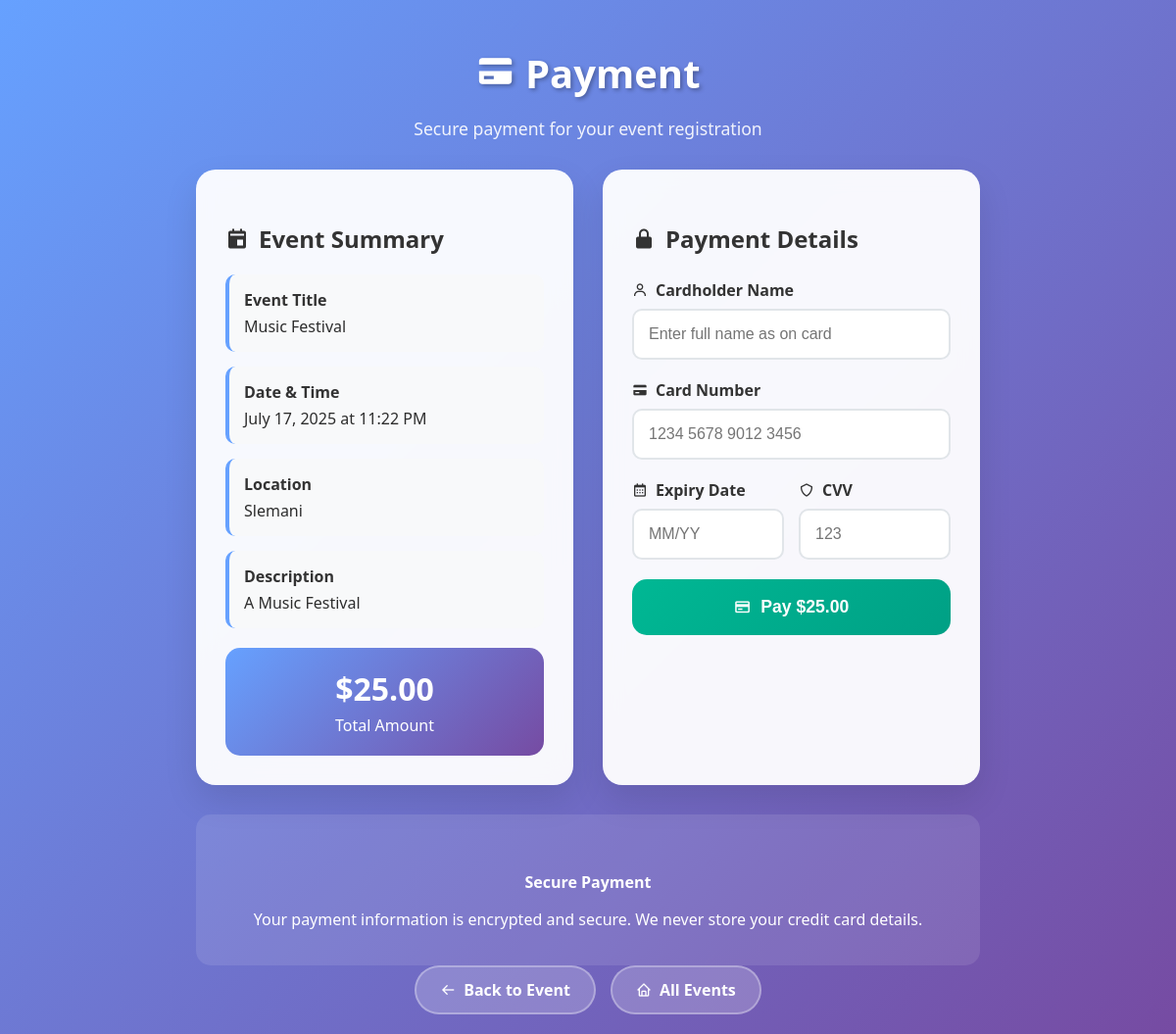
Screenshot of /payment.php?event_id=43 with the database file from the repository.
### tables this page shows
CREATE TABLE `events` (
  `id` int NOT NULL AUTO_INCREMENT,
  `title` varchar(255) NOT NULL,
  `description` text NOT NULL,
  `date` date NOT NULL,
  `time` time NOT NULL,
  `location` varchar(255) NOT NULL,
  `image` varchar(255) DEFAULT NULL,
  `category` varchar(100) NOT NULL,
  `visibility` enum('public','private','invite-only') NOT NULL DEFAULT 'public',
  `price` decimal(10,2) DEFAULT '0.00',
  `recurring` enum('no','daily','weekly','monthly') NOT NULL DEFAULT 'no',
  `agenda` text,
  `speakers` text,
  `sponsors` text,
  `organizer_username` varchar(255) DEFAULT NULL,
  `created_at` timestamp NOT NULL DEFAULT CURRENT_TIMESTAMP,
  `updated_at` timestamp NOT NULL DEFAULT CURRENT_TIMESTAMP ON UPDATE CURRENT_TIMESTAMP,
  PRIMARY KEY (`id`)
);

### payment.php (the view, shortened to what this page needs)
<?php
$host = 'localhost';
$port = 3306;
$dbname = 'eventa';
$username = 'root';
$password = '12345';
try {
    $pdo = new PDO("mysql:host=$host;port=$port;dbname=$dbname", $username, $password);
    $pdo->setAttribute(PDO::ATTR_ERRMODE, PDO::ERRMODE_EXCEPTION);
} catch (PDOException $e) {
    die("Connection failed: " . $e->getMessage());
}
$event_id = $_GET['event_id'] ?? null;
$stmt = $pdo->prepare("SELECT * FROM events WHERE id = :id");
$stmt->execute([':id' => $event_id]);
$event = $stmt->fetch(PDO::FETCH_ASSOC);
?>
<!DOCTYPE html>
<html lang="en">
<head>
    <link rel="stylesheet" href="styles.css">
    <link href='https://unpkg.com/boxicons@2.1.4/css/boxicons.min.css' rel='stylesheet'>
</head>
<body>
    <div class="container">
        <div class="header">
            <h1><i class='bx bxs-credit-card'></i> Payment</h1>
            <p>Secure payment for your event registration</p>
        </div>
        <div class="payment-wrapper">
            <div class="event-summary">
                <h3><i class='bx bxs-calendar-event'></i> Event Summary</h3>
                <div class="event-info">
                    <strong>Event Title</strong>
                    <?php echo htmlspecialchars($event['title']); ?>
                </div>
                <div class="event-info">
                    <strong>Date & Time</strong>
                    <?php echo date('F j, Y', strtotime($event['date'])); ?> at <?php echo date('g:i A', strtotime($event['time'])); ?>
                </div>
                <div class="event-info">
                    <strong>Location</strong>
                    <?php echo htmlspecialchars($event['location']); ?>
                </div>
                <?php if (!empty($event['description'])): ?>
                <div class="event-info">
                    <strong>Description</strong>
                    <?php echo htmlspecialchars(substr($event['description'], 0, 150)) . (strlen($event['description']) > 150 ? '...' : ''); ?>
                </div>
                <?php endif; ?>
                <div class="price-highlight">
                    <div class="amount">$<?php echo number_format($event['price'], 2); ?></div>
                    <div>Total Amount</div>
                </div>
            </div>
            <div class="payment-form">
                <h3><i class='bx bxs-lock-alt'></i> Payment Details</h3>
                <form method="post">
                    <div class="form-group">
                        <label for="cardholder_name">
                            <i class='bx bx-user'></i>
                            Cardholder Name
                        </label>
                        <input type="text" id="cardholder_name" name="cardholder_name" placeholder="Enter full name as on card" required>
                    </div>
                    <div class="form-group">
                        <label for="card_number">
                            <i class='bx bxs-credit-card'></i>
                            Card Number
                        </label>
                        <input type="text" id="card_number" name="card_number" placeholder="1234 5678 9012 3456" maxlength="19" required>
                    </div>
                    <div class="form-row">
                        <div class="form-group">
                            <label for="expiry_date">
                                <i class='bx bx-calendar'></i>
                                Expiry Date
                            </label>
                            <input type="text" id="expiry_date" name="expiry_date" placeholder="MM/YY" maxlength="5" required>
                        </div>
                        <div class="form-group">
                            <label for="cvv">
                                <i class='bx bx-shield'></i>
                                CVV
                            </label>
                            <input type="text" id="cvv" name="cvv" placeholder="123" maxlength="3" required>
                        </div>
                    </div>
                    <button type="submit" class="pay-button">
                        <i class='bx bx-credit-card'></i>
                        Pay $<?php echo number_format($event['price'], 2); ?>
                    </button>
                </form>
            </div>
        </div>
        <div class="security-info">
            <p><strong>Secure Payment</strong></p>
            <p>Your payment information is encrypted and secure. We never store your credit card details.</p>
        </div>
        <div class="nav-buttons">
            <a href="event_details.php?id=<?php echo $event_id; ?>" class="nav-btn">
                <i class='bx bx-arrow-back'></i>
                Back to Event
            </a>
            <a href="events.php" class="nav-btn">
                <i class='bx bx-home'></i>
                All Events
            </a>
        </div>
    </div>
</body>
</html>

### styles.css (style rules this page uses)
body { margin: 0; font-family: 'Georgia', cursive; background-color: #fffaf0; color: #2d2d2d; }

### payment.php (style rules this page uses)
body { font-family: 'Segoe UI', Tahoma, Geneva, Verdana, sans-serif; background: linear-gradient(135deg, #66a1ff 0%, #764ba2 100%); margin: 0; padding: 20px; min-height: 100vh; }
.container { max-width: 800px; margin: 0 auto; }
.header { text-align: center; color: white; margin-bottom: 30px; }
.header h1 { font-size: 2.5rem; margin-bottom: 10px; text-shadow: 2px 2px 4px rgba(0,0,0,0.3); }
.header p { font-size: 1.1rem; opacity: 0.9; }
.payment-wrapper { display: grid; grid-template-columns: 1fr 1fr; gap: 30px; margin-bottom: 30px; }
.event-summary { background: rgba(255,255,255,0.95); border-radius: 20px; padding: 30px; box-shadow: 0 15px 35px rgba(0,0,0,0.1); backdrop-filter: blur(10px); }
.event-summary h3 { color: #333; margin-bottom: 20px; font-size: 1.5rem; display: flex; align-items: center; gap: 10px; }
.event-info { margin-bottom: 15px; padding: 15px; background: #f8f9fa; border-radius: 10px; border-left: 4px solid #66a1ff; }
.event-info strong { color: #333; display: block; margin-bottom: 5px; }
.price-highlight { background: linear-gradient(135deg, #66a1ff 0%, #764ba2 100%); color: white; padding: 20px; border-radius: 15px; text-align: center; margin-top: 20px; }
.price-highlight .amount { font-size: 2rem; font-weight: bold; margin-bottom: 5px; }
.payment-form { background: rgba(255,255,255,0.95); border-radius: 20px; padding: 30px; box-shadow: 0 15px 35px rgba(0,0,0,0.1); backdrop-filter: blur(10px); }
.payment-form h3 { color: #333; margin-bottom: 25px; font-size: 1.5rem; display: flex; align-items: center; gap: 10px; }
.form-group { margin-bottom: 20px; }
.form-group label { display: block; margin-bottom: 8px; font-weight: 600; color: #333; display: flex; align-items: center; gap: 8px; }
.form-group input { width: 100%; padding: 15px; border: 2px solid #e1e5e9; border-radius: 10px; font-size: 1rem; transition: all 0.3s ease; box-sizing: border-box; }
.form-row { display: grid; grid-template-columns: 1fr 1fr; gap: 15px; }
.pay-button { width: 100%; padding: 18px; background: linear-gradient(135deg, #00b894 0%, #00a085 100%); color: white; border: none; border-radius: 15px; font-size: 1.1rem; font-weight: 600; cursor: pointer; transition: all 0.3s ease; display: flex; align-items: center; justify-content: center; gap: 10px; }
.nav-buttons { display: flex; justify-content: center; gap: 15px; }
.nav-btn { background: rgba(255,255,255,0.2); color: white; border: 2px solid rgba(255,255,255,0.3); padding: 12px 24px; border-radius: 25px; text-decoration: none; font-weight: 600; transition: all 0.3s ease; display: flex; align-items: center; gap: 8px; }
.security-info { background: rgba(255,255,255,0.1); border-radius: 15px; padding: 20px; margin-top: 20px; text-align: center; color: white; }

### rows the page displays
events: title "Music Festival", date "July 17, 2025", time "11:22 PM", location "Slemani", description "A Music Festival", price "25.00"
